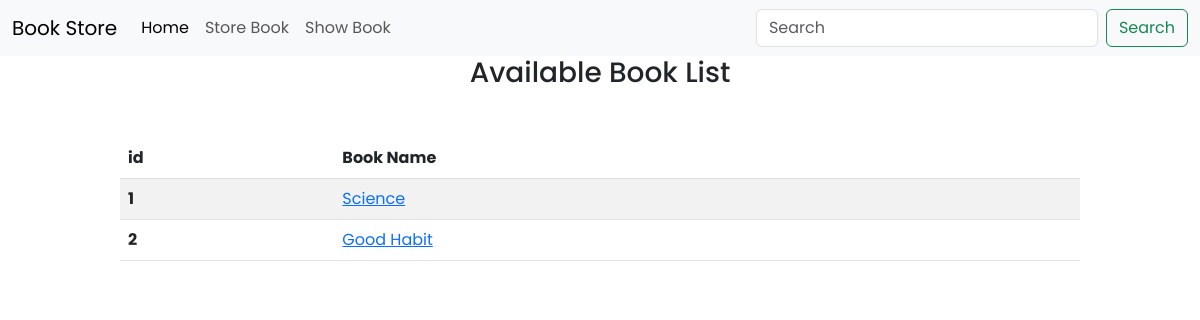
/show_books/, run on an earlier commit of the app's database.
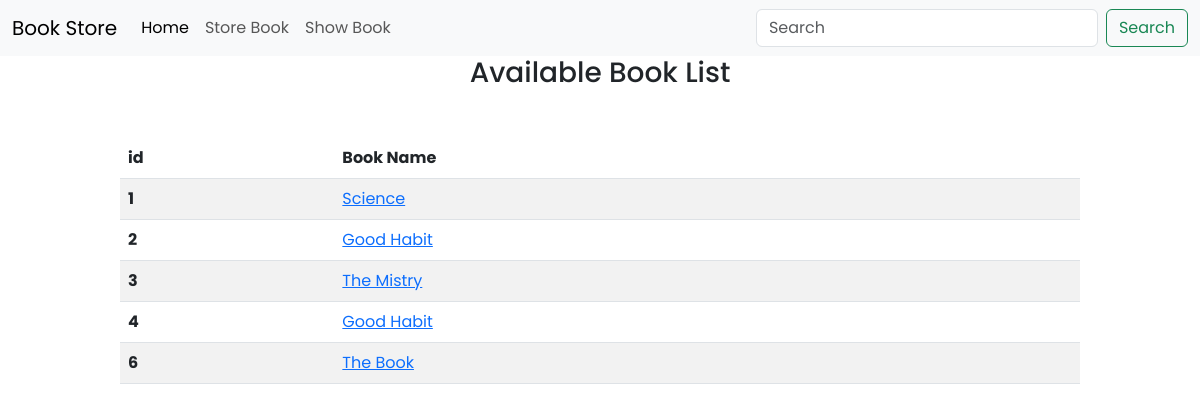
And on a later commit of the database.
### book/models.py (models this page shows)
class BookstoreModel(models.Model):
    CATEGORY = (
        ('Mystrey', 'Mystrey'),
        ('Thriller', 'Thriller'),
        ('Sci-Fi', 'Sci-Fi'),
        ('humor', 'Humor'),
    )
    id = models.IntegerField(primary_key=True)
    book_name = models.CharField(max_length=30)
    author = models.CharField(max_length=30)
    category = models.CharField(max_length=30, choices=CATEGORY)
    first_publish = models.DateTimeField(
        auto_now_add=True)  # Take first date and No change
    last_publish = models.DateTimeField(
        auto_now=True)  # it will change after Edit

### book/views.py (the view)
# urls.py: path('show_books/', views.BookListView.as_view(), name="show_books"),
class BookListView(ListView):
    model = BookstoreModel
    template_name = 'show_book.html'
    context_object_name = 'books'

### book/templates/show_book.html
{% extends "base.html"%}
{% block content %}
<h3 class="mb-2 text-center">Available Book List</h3>
<div style="width: 80%; margin:auto" class="mt-5">
  {% if books %}
  <table class="table table-striped">
    <thead>
      <tr>
        <th scope="col">id</th>
        <th scope="col">Book Name</th>
      </tr>
    </thead>
    <tbody>
      {% for item in books %}
      <tr>
        <th scope="row">{{item.id}}</th>
        <td><a href="{% url 'book_details' item.id %}">{{item.book_name}}</a></td>
      </tr>
      {% endfor %}
    </tbody>
  </table>
  {% else %}
  <h3 class="mb-2 text-center text-danger">No Books Available</h3>
  {% endif %}
</div>
{% endblock %}

### book/templates/base.html (shortened to what this page needs)
<!DOCTYPE html>
<html lang="en">
<head>
  <link href="https://cdn.jsdelivr.net/npm/bootstrap@5.3.0/dist/css/bootstrap.min.css" rel="stylesheet"
>
</head>
<body>
  <nav class="navbar navbar-expand-lg bg-body-tertiary">
    <div class="container-fluid">
      <a class="navbar-brand" href="#">Book Store</a>
      <div class="collapse navbar-collapse" id="navbarSupportedContent">
        <ul class="navbar-nav me-auto mb-2 mb-lg-0">
          <li class="nav-item">
            <a class="nav-link active" aria-current="page" href="/">Home</a>
          </li>
          <li class="nav-item">
            <a class="nav-link" href="{% url 'store_book' %}">Store Book</a>
          </li>
          <li class="nav-item">
            <a class="nav-link" href="{% url 'show_books' %}">Show Book</a>
          </li>
        </ul>
        <form class="d-flex" role="search">
          <input class="form-control me-2" type="search" placeholder="Search" aria-label="Search">
          <button class="btn btn-outline-success" type="submit">Search</button>
        </form>
      </div>
    </div>
  </nav>
  {% block content %}{% endblock %}
</body>
</html>

### book/templates/base.html (style rules this page uses)
body { font-family: 'Poppins', sans-serif; }

What changed in the data, as far as the page shows it:
added BookstoreModel: id "3", book_name "The Mistry"
added BookstoreModel: id "4", book_name "Good Habit"
added BookstoreModel: id "6", book_name "The Book"
